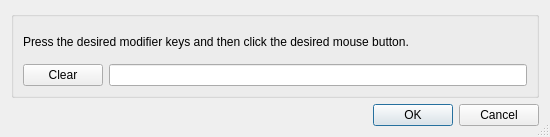
<?xml version="1.0" encoding="UTF-8"?>
<ui version="4.0">
 <class>MouseClickDialog</class>
 <widget class="QDialog" name="MouseClickDialog">
  <property name="geometry">
   <rect>
    <x>0</x>
    <y>0</y>
    <width>550</width>
    <height>137</height>
   </rect>
  </property>
  <property name="windowTitle">
   <string>Edit Mouse Click</string>
  </property>
  <property name="sizeGripEnabled">
   <bool>true</bool>
  </property>
  <layout class="QVBoxLayout" name="verticalLayout">
   <item>
    <widget class="QGroupBox" name="clickGroup">
     <property name="title">
      <string/>
     </property>
     <layout class="QGridLayout" name="gridLayout">
      <item row="1" column="0">
       <widget class="QPushButton" name="clearButton">
        <property name="toolTip">
         <string>Press to clear the mouse click sequence.</string>
        </property>
        <property name="text">
         <string>Clear</string>
        </property>
       </widget>
      </item>
      <item row="1" column="1">
       <widget class="QLineEdit" name="clickEdit">
        <property name="readOnly">
         <bool>true</bool>
        </property>
       </widget>
      </item>
      <item row="0" column="0" colspan="2">
       <widget class="QLabel" name="label">
        <property name="text">
         <string>Press the desired modifier keys and then click the desired mouse button.</string>
        </property>
        <property name="wordWrap">
         <bool>false</bool>
        </property>
       </widget>
      </item>
     </layout>
    </widget>
   </item>
   <item>
    <widget class="QDialogButtonBox" name="buttonBox">
     <property name="orientation">
      <enum>Qt::Horizontal</enum>
     </property>
     <property name="standardButtons">
      <set>QDialogButtonBox::Cancel|QDialogButtonBox::Ok</set>
     </property>
    </widget>
   </item>
  </layout>
 </widget>
 <resources/>
 <connections>
  <connection>
   <sender>buttonBox</sender>
   <signal>accepted()</signal>
   <receiver>MouseClickDialog</receiver>
   <slot>accept()</slot>
   <hints>
    <hint type="sourcelabel">
     <x>248</x>
     <y>254</y>
    </hint>
    <hint type="destinationlabel">
     <x>157</x>
     <y>274</y>
    </hint>
   </hints>
  </connection>
  <connection>
   <sender>buttonBox</sender>
   <signal>rejected()</signal>
   <receiver>MouseClickDialog</receiver>
   <slot>reject()</slot>
   <hints>
    <hint type="sourcelabel">
     <x>316</x>
     <y>260</y>
    </hint>
    <hint type="destinationlabel">
     <x>286</x>
     <y>274</y>
    </hint>
   </hints>
  </connection>
 </connections>
</ui>
